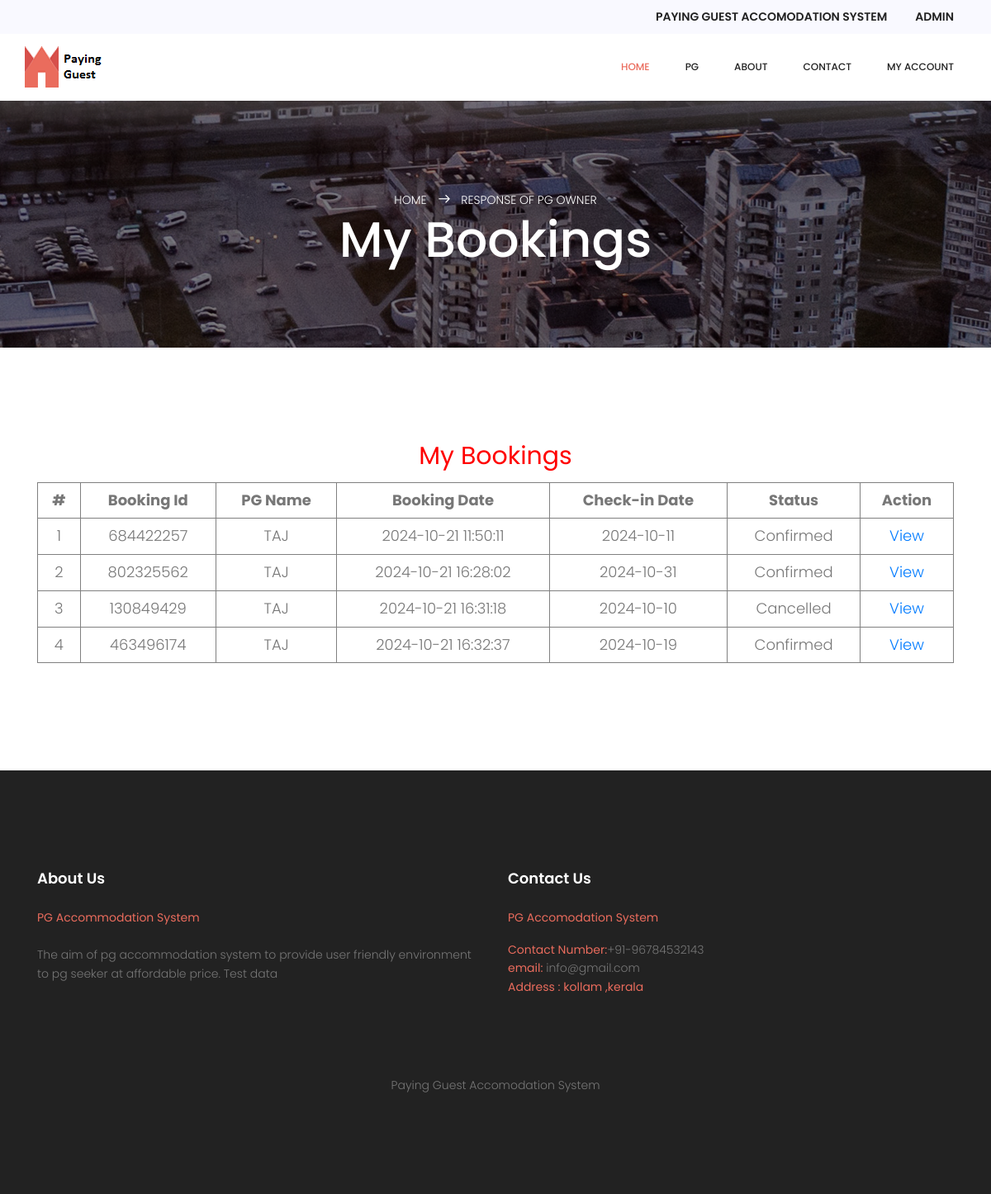
/my-bookings.php (signed in), run on the app's committed database.
### tables this page shows
CREATE TABLE IF NOT EXISTS `tblbookpg` (
  `ID` int NOT NULL AUTO_INCREMENT,
  `Userid` int DEFAULT NULL,
  `Pgid` int DEFAULT NULL,
  `BookingNumber` int NOT NULL,
  `CheckinDate` date DEFAULT NULL,
  `UserMsg` varchar(250) DEFAULT NULL,
  `BookingDate` timestamp NOT NULL DEFAULT CURRENT_TIMESTAMP,
  `Remark` varchar(50) DEFAULT NULL,
  `Status` varchar(50) DEFAULT NULL,
  `RemDate` timestamp NULL DEFAULT NULL ON UPDATE CURRENT_TIMESTAMP,
  `feedback` varchar(256) DEFAULT NULL,
  `rooms` int DEFAULT NULL,
  PRIMARY KEY (`ID`)
);

CREATE TABLE IF NOT EXISTS `tblpg` (
  `ID` int NOT NULL AUTO_INCREMENT,
  `OwnerID` int NOT NULL,
  `StateName` varchar(200) DEFAULT NULL,
  `CityName` varchar(200) DEFAULT NULL,
  `PGTitle` varchar(200) DEFAULT NULL,
  `Type` varchar(120) DEFAULT NULL,
  `RPmonth` varchar(120) DEFAULT NULL,
  `norooms` varchar(45) DEFAULT NULL,
  `Address` varchar(120) DEFAULT NULL,
  `Image` varchar(200) DEFAULT NULL,
  `Electricity` varchar(40) DEFAULT NULL,
  `Parking` varchar(40) DEFAULT NULL,
  `Refregerator` varchar(40) DEFAULT NULL,
  `Furnished` varchar(40) DEFAULT NULL,
  `AC` varchar(40) DEFAULT NULL,
  `Balcony` varchar(40) DEFAULT NULL,
  `StudyTable` varchar(40) DEFAULT NULL,
  `Laundry` varchar(40) DEFAULT NULL,
  `Security` varchar(40) DEFAULT NULL,
  `MealsBreakfast` varchar(45) DEFAULT NULL,
  `MealLunch` varchar(45) NOT NULL,
  `MealDinner` varchar(45) NOT NULL,
  `RegDate` timestamp NOT NULL DEFAULT CURRENT_TIMESTAMP,
  `IsActive` int DEFAULT NULL,
  `LastUpdationDate` timestamp NULL DEFAULT NULL ON UPDATE CURRENT_TIMESTAMP,
  PRIMARY KEY (`ID`)
);

CREATE TABLE IF NOT EXISTS `tblpages` (
  `ID` int NOT NULL AUTO_INCREMENT,
  `PageType` varchar(200) DEFAULT NULL,
  `PageTitle` mediumtext,
  `PageDescription` mediumtext,
  `UpdationDate` timestamp NULL DEFAULT NULL ON UPDATE CURRENT_TIMESTAMP,
  `Fulfillment` mediumtext NOT NULL,
  `FutureServices` mediumtext NOT NULL,
  PRIMARY KEY (`ID`)
);

### my-bookings.php (the view, shortened to what this page needs)
<?php
if (strlen($_SESSION['pgasuid']==0)) {
  header('location:logout.php');
  } else{
  ?>
<!DOCTYPE html>
<html lang="zxx" class="no-js">
<head>
	<link rel="stylesheet" href="css/linearicons.css">=
	<link rel="stylesheet" href="css/font-awesome.min.css">
	<link rel="stylesheet" href="css/nice-select.css">
	<link rel="stylesheet" href="css/ion.rangeSlider.css" />
	<link rel="stylesheet" href="css/ion.rangeSlider.skinFlat.css" />
	<link rel="stylesheet" href="css/bootstrap.css">
	<link rel="stylesheet" href="css/owl.carousel.css">
	<link rel="stylesheet" href="css/main.css">
</head>
<body>
<?php include_once('includes/header.php');?>
	<section class="banner-area relative" id="home">
		<div class="overlay overlay-bg"></div>
		<div class="container">
			<div class="row d-flex text-center align-items-center justify-content-center">
				<div class="about-content col-lg-12">
					<p class="text-white link-nav"><a href="index.php">Home </a>
						<span class="lnr lnr-arrow-right"></span> <a href="user-profile.php">
							Response of PG Owner</a></p>
					<h1 class="text-white">
						My Bookings
					</h1>
				</div>
			</div>
		</div>
	</section>
	<section class="contact-page-area section-gap">
		<div class="container">
			<p style="text-align: center;color: red;font-size: 30px"><strong>My Bookings</strong></p>
			<div class="row mt-20">
				<div class="col-lg-12">
					<form class="row contact_form" action="" method="post" id="">
						<div class="col-md-12">
							<div class="form-group">
<table width="100%" border="1" style="text-align: center; font-size:18px;"  cellpadding="10">
	<tr>
<th>#</th>
<th>Booking Id</th>
<th>PG Name</th>
<th>Booking Date</th>
<th>Check-in Date</th>
<th>Status</th>
<th>Action</th>
	</tr>
<?php
$id=$_SESSION['pgasuid'];
$ret=mysqli_query($con,"select tblbookpg.Id as bookid,tblbookpg.BookingNumber,tblbookpg.BookingDate,tblbookpg.CheckinDate,tblbookpg.Status,tblpg.PGTitle from tblbookpg join tblpg on tblpg.id=tblbookpg.Pgid where Userid='$id'");
$cnt=1;
while ($row=mysqli_fetch_array($ret)) {
	?>
<tr>
<td><?php echo $cnt;?></td>
<td><?php echo $row['BookingNumber'];?></td>
<td><?php echo $row['PGTitle'];?></td>
<td><?php echo $row['BookingDate'];?></td>
<td><?php echo $row['CheckinDate'];?></td>
<td><?php if($row['Status']=="")
{
echo "Not Confiremed Yet";
} else {
echo $row['Status'];
}?></td>
<td><a href="booking-details.php?bkid=<?php echo $row['bookid'];?>"> View </a></td>
</tr>
<?php
$cnt=$cnt+1;
}
?>
</table>
						</div>
					</form>
				</div>
			</div>
		</div>
	</section>
	<?php include_once('includes/footer.php');?>
</body>
</html>
<?php } ?>

### includes/footer.php (shortened to what this page needs)
<?php
include('includes/dbconnection.php');
?>
<footer class="footer-area section-gap">
		<div class="container">
			<div class="row">
				<div class="col-lg-6 col-md-6 col-sm-6">
					<div class="single-footer-widget">
						<?php
$ret=mysqli_query($con,"select * from tblpages where PageType='aboutus'");
while ($row=mysqli_fetch_array($ret)) {
?>
						<h6><?php  echo $row['PageTitle'];?></h6>
						<p>
							<?php  echo $row['PageDescription'];?>
						</p>
					</div>
					<?php } ?>
				</div>
				<div class="col-lg-4 col-md-6 col-sm-6" style="">
					<div class="single-footer-widget">
						<?php
$ret=mysqli_query($con,"select * from tblpages where PageType='contactus'");
while ($row=mysqli_fetch_array($ret)) {
?>
						<h6><?php  echo $row['PageTitle'];?></h6>
						<p><?php  echo $row['PageDescription'];?></p>
						<?php } ?>
					</div>
				</div>
			</div>
			<div class="footer-bottom d-flex justify-content-center align-items-center flex-wrap">
				<p class="footer-text m-0">Paying Guest Accomodation System </p>
			</div>
		</div>
	</footer>

### css/main.css (style rules this page uses)
body { color: #777777; font-family: "Poppins", sans-serif; font-size: 14px; font-weight: 300; line-height: 1.625em; position: relative; }
a { -webkit-transition: all 0.3s ease 0s; -moz-transition: all 0.3s ease 0s; -o-transition: all 0.3s ease 0s; transition: all 0.3s ease 0s; }
a, a:focus, a:hover { text-decoration: none; outline: 0; }
h1, h2, h3, h4, h5, h6 { font-family: "Poppins", sans-serif; color: #222222; line-height: 1.2em !important; margin-bottom: 0; margin-top: 0; font-weight: 500; }
h1, .h1 { font-size: 36px; }
h6, .h6 { font-size: 14px; color: #222222; }
td, th { border-radius: 0px; }
.mt-20 { margin-top: 20px; }
.text-white { color: #fff; }
.text-center { text-align: center; }
.flex-wrap { -webkit-flex-wrap: wrap; -moz-flex-wrap: wrap; -ms-flex-wrap: wrap; flex-wrap: wrap; }
.relative { position: relative; }
.overlay { position: absolute; left: 0; right: 0; top: 0; bottom: 0; }
b, i, sup, sub, u, del { color: #ea6c5d; }
h1 { font-size: 36px; }
h6 { font-size: 14px; }
h1, h2, h3, h4, h5, h6 { line-height: 1.5em; }
.section-gap { padding: 120px 0px; }
.banner-area { background: url(../img/banner-bg.jpg) no-repeat center; background-size: cover; min-height: 300px; margin-top: 64px; }
.banner-area .overlay-bg { background: rgba(0, 0, 0, 0.48); }
.about-content { margin-top: 60px; padding: 50px 0px; }
.about-content h1 { font-size: 60px; }
.about-content p { margin: 0; }
.about-content a { color: #fff; font-size: 14px; text-transform: uppercase; }
.about-content .lnr { margin: 0px 10px; font-weight: 600; }
.contact_form .form-group { margin-bottom: 10px; }
.footer-area { background-color: #222222; }
h6 { color: #fff; margin-bottom: 25px; font-size: 18px; font-weight: 600; }
.footer-text { padding-top: 80px; }

### data on the page
tblbookpg: BookingNumber "684422257", tblpg.PGTitle "TAJ", BookingDate "2024-10-21 11:50:11", CheckinDate "2024-10-11", Status "Confirmed"
tblbookpg: BookingNumber "802325562", tblpg.PGTitle "TAJ", BookingDate "2024-10-21 16:28:02", CheckinDate "2024-10-31", Status "Confirmed"
tblbookpg: BookingNumber "130849429", tblpg.PGTitle "TAJ", BookingDate "2024-10-21 16:31:18", CheckinDate "2024-10-10", Status "Cancelled"
tblbookpg: BookingNumber "463496174", tblpg.PGTitle "TAJ", BookingDate "2024-10-21 16:32:37", CheckinDate "2024-10-19", Status "Confirmed"
tblpages: PageTitle "About Us", PageDescription "PG Accommodation System The aim of pg accommodation system to provide user friendly environment to pg seeker at affordable price. Test data"
tblpages: PageTitle "Contact Us", PageDescription "PG Accomodation System Contact Number: +91-96784532143 email: info@gmail.com Address : kollam ,kerala"
